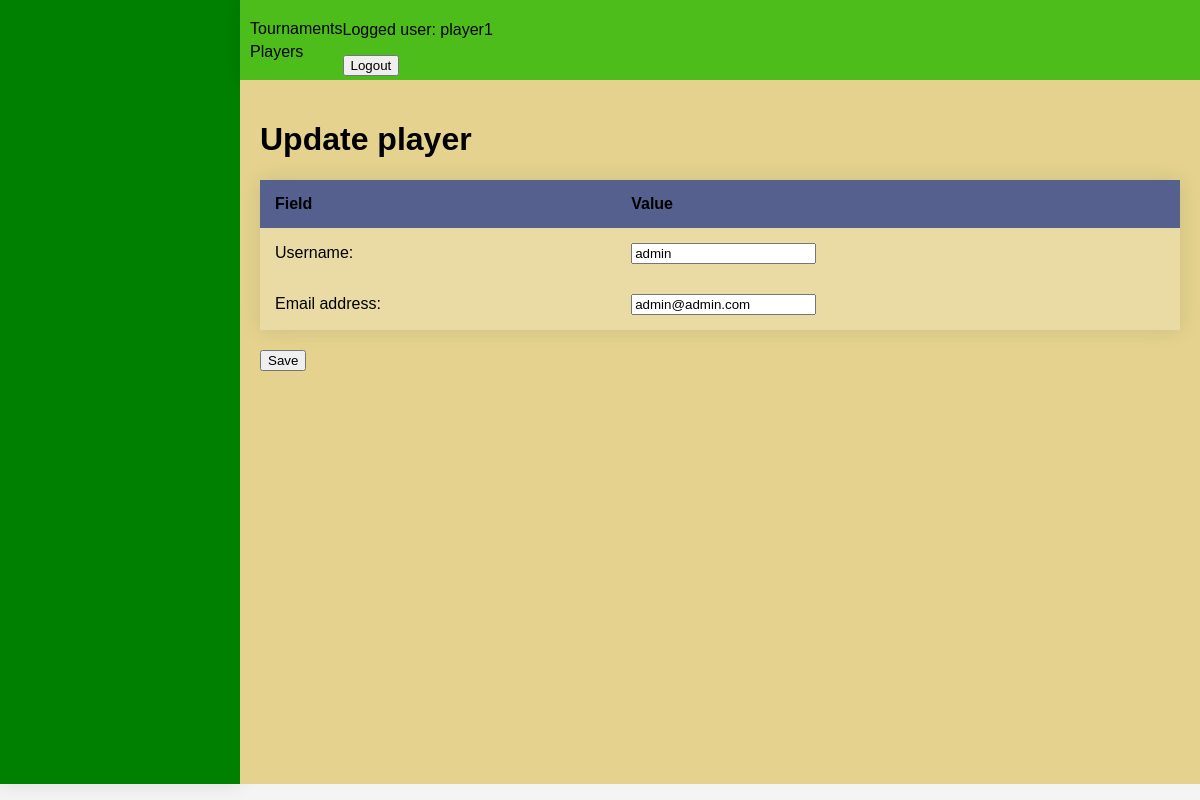
The page /player/1/update/ (signed in) on the database its author committed.
### players/models.py (models this page shows)
class Player(AbstractUser):
    email = models.EmailField(('email address'), unique=True)
    USERNAME_FIELD = 'email'
    REQUIRED_FIELDS = ['username']

### players/views.py (the view)
# urls.py: path('<int:pk>/update/', PlayerUpdateView.as_view(model=Player, template_name="./update/player_update.html"), name='player_update'),
class PlayerUpdateView(UpdateView):
        model = Player
        form_class = PlayerUpdateForm
        success_url = reverse_lazy('player_list')

### players/forms.py
class PlayerUpdateForm(forms.ModelForm):
    class Meta:
        model = Player
        fields = ['username', 'email']

### billiard_charts/static/templates/update/player_update.html (shortened to what this page needs)
{% extends "base.html" %}
{% block main_space %}
    <h1>Update player</h1>
    <form method="post" enctype="multipart/form-data">
        <table>
            <thead>
                <tr>
                    <th class="l">Field</th>
                    <th class="r">Value</th>
                </tr>
            </thead>
            <tbody>
            {% for field in form %}
                <tr>
                    <td class="l">{{ field.label_tag }}</td>
                    <td class="r">
                        {{ field }}
                    </td>
                </tr>
            {% endfor %}
            </tbody>
        </table>
        <button type="submit">Save</button>
    </form>
{% endblock main_space %}

### billiard_charts/static/templates/login_form.html (shortened to what this page needs)
{% if user.is_authenticated %}
    <p>Logged user: {{ user.username }}</p>
    <form method="post" action="{% url 'logout' %}">
        <button type="submit">Logout</button>
    </form>
{% endif %}

### billiard_charts/static/style.css (style rules this page uses)
body { height: 98vh; display: grid; grid-template-columns: 20vw 1fr; grid-template-rows: 10vh 1fr; font-family: Arial, sans-serif; margin: 0; background-color: #f4f4f4; }
table { width: 100%; border-collapse: collapse; overflow: hidden; box-shadow: 0 0 20px rgba(0, 0, 0, 0.1); margin-bottom: 20px; }
th, td { padding: 15px; background-color: rgba(255, 255, 255, 0.2); }
th { text-align: left; }
thead th { background-color: #55608f; }
tbody td { position: relative; }

### rows shown on the page
Player: username "player1"
Player: form "admin" "admin@admin.com"

### other values the page prints
{{ field.label_tag }} "Username:" "Email address:"
